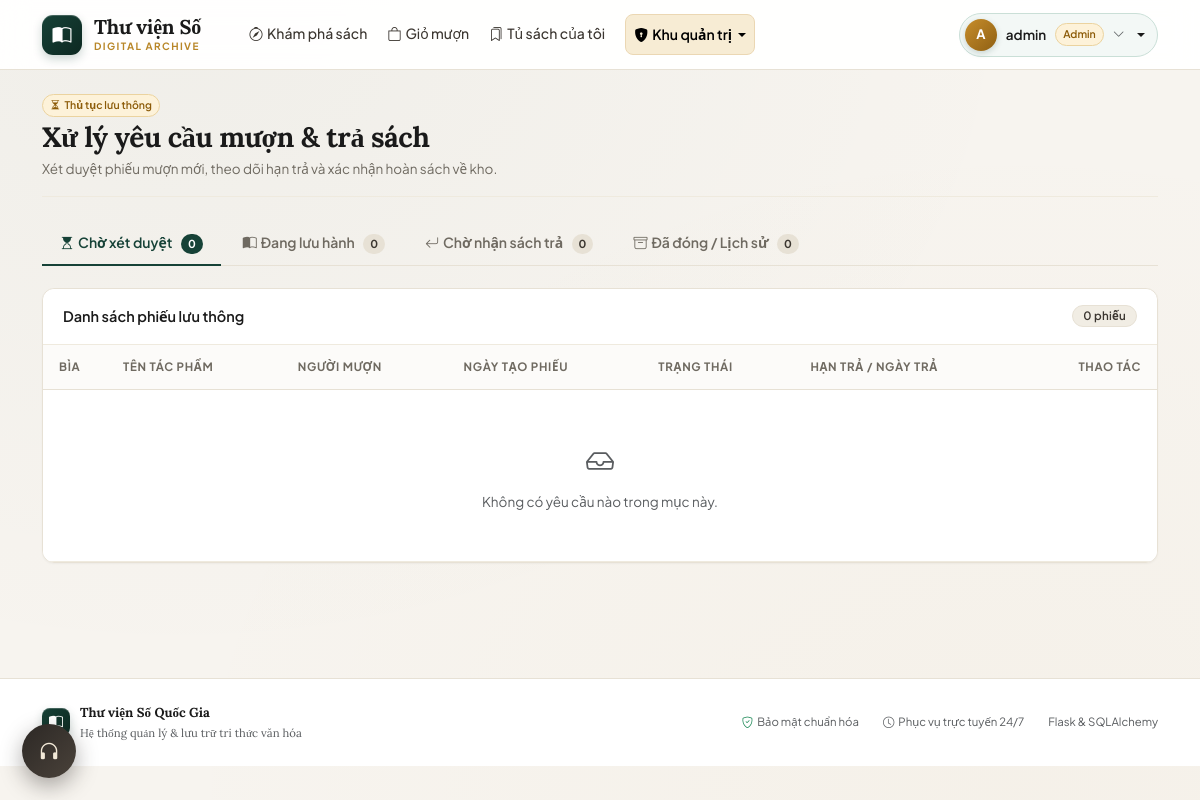
Page /admin/requests (signed in) on the earlier database version.
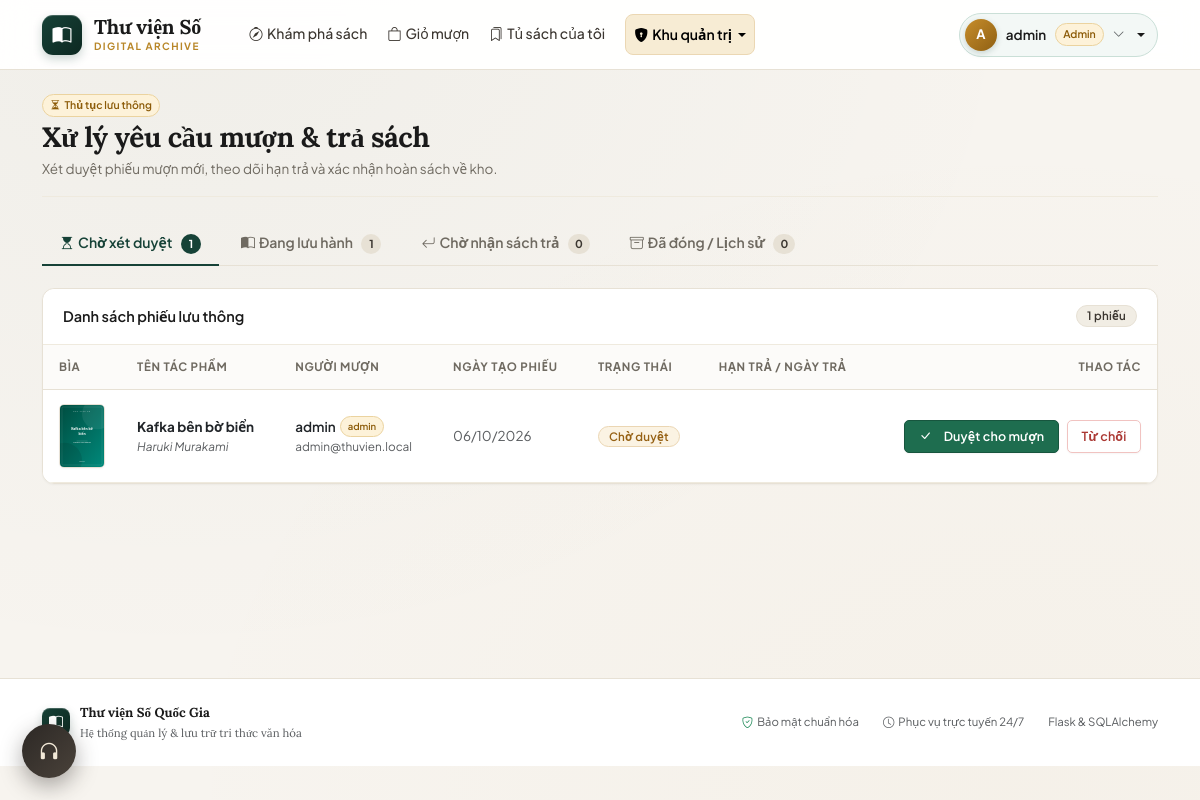
Same page on the later database version.
### models.py (models this page shows, shortened)
class BorrowRequest(db.Model):
    __tablename__ = 'borrow_requests'
    PENDING = 'pending'
    APPROVED = 'approved'
    REJECTED = 'rejected'
    RETURN_PENDING = 'return_pending'
    RETURNED = 'returned'
    id = db.Column(db.Integer, primary_key=True)
    user_id = db.Column(db.Integer, db.ForeignKey('users.id'), nullable=False, index=True)
    book_id = db.Column(db.Integer, db.ForeignKey('books.id'), nullable=False, index=True)
    status = db.Column(db.String(20), nullable=False, default=PENDING)
    requested_at = db.Column(db.DateTime, default=now, nullable=False)
    decided_at = db.Column(db.DateTime, nullable=True)
    due_date = db.Column(db.DateTime, nullable=True)
    returned_at = db.Column(db.DateTime, nullable=True)
    note = db.Column(db.String(300), nullable=True)
    user = db.relationship('User', back_populates='borrow_requests')

class Book(db.Model):
    __tablename__ = 'books'
    id = db.Column(db.Integer, primary_key=True)
    title = db.Column(db.String(200), nullable=False, index=True)
    author = db.Column(db.String(150), nullable=False, index=True)
    description = db.Column(db.Text, nullable=False, default='')
    quantity = db.Column(db.Integer, nullable=False, default=0)
    cover_url = db.Column(db.String(300), nullable=True)
    category_id = db.Column(db.Integer, db.ForeignKey('categories.id'), nullable=True)
    created_at = db.Column(db.DateTime, default=now, nullable=False)
    mood = db.Column(db.String(30), nullable=True, index=True)
    pages = db.Column(db.Integer, nullable=True, default=0)
    condition_note = db.Column(db.String(300), nullable=True, default='')
    times_borrowed = db.Column(db.Integer, nullable=False, default=0)
    librarian_note = db.Column(db.String(400), nullable=True, default='')
    librarian_note_by = db.Column(db.String(80), nullable=True, default='')
    spine_color = db.Column(db.String(9), nullable=True, default='')
    category = db.relationship('Category', back_populates='books')
    borrow_requests = db.relationship('BorrowRequest', backref='book', lazy='dynamic')
    reviews = db.relationship('Review', backref='book', lazy='dynamic')
    @property
    def cover(self):
        if self.cover_url:
            return self.cover_url
        if has_request_context():
            return url_for('static', filename='covers/default.svg')
        return '/static/covers/default.svg'

class User(db.Model, UserMixin):
    __tablename__ = 'users'
    id = db.Column(db.Integer, primary_key=True)
    username = db.Column(db.String(80), unique=True, nullable=False, index=True)
    email = db.Column(db.String(120), unique=True, nullable=True)
    password_hash = db.Column(db.String(255), nullable=False)
    role = db.Column(db.String(20), nullable=False, default='user')
    is_active = db.Column(db.Boolean, nullable=False, default=True)
    created_at = db.Column(db.DateTime, default=now, nullable=False)
    borrow_requests = db.relationship('BorrowRequest', back_populates='user', lazy='dynamic')
    reviews = db.relationship('Review', back_populates='author', lazy='dynamic')
    @property
    def is_admin(self):
        return self.role == 'admin'

### admin.py (the view)
@admin_bp.route('/requests', endpoint='requests')
@admin_required
def requests_view():
    tab = request.args.get('tab', 'pending')
    if tab not in ('pending', 'approved', 'return_pending', 'closed'):
        tab = 'pending'
    if tab == 'closed':
        query = BorrowRequest.query.filter(
            BorrowRequest.status.in_(['returned', 'rejected'])
        )
    else:
        query = BorrowRequest.query.filter_by(status=tab)
    items = query.order_by(
        db.func.coalesce(BorrowRequest.decided_at, BorrowRequest.requested_at).desc(),
        BorrowRequest.id.desc(),
    ).all()
    counts = {
        'pending': BorrowRequest.query.filter_by(status='pending').count(),
        'approved': BorrowRequest.query.filter_by(status='approved').count(),
        'return_pending': BorrowRequest.query.filter_by(status='return_pending').count(),
        'closed': BorrowRequest.query.filter(
            BorrowRequest.status.in_(['returned', 'rejected'])
        ).count(),
    }
    return render_template('admin/requests.html', items=items, tab=tab, counts=counts)

### admin.py (called while the page is built)
def admin_required(view):
    @wraps(view)
    @login_required
    def wrapper(*args, **kwargs):
        if not current_user.is_admin:
            abort(403)
        return view(*args, **kwargs)
    return wrapper

### templates/admin/requests.html (shortened to what the changed rows need)
{% extends 'base.html' %}
{% block content %}
<div class="page-head">
  <div>
    <h1 class="page-title">Xử lý yêu cầu mượn &amp; trả sách</h1>
  </div>
</div>
<ul class="nav tabs-line">
  <li class="nav-item">
    <a class="nav-link {{ 'active' if tab == 'pending' }}"
       href="{{ url_for('admin.requests', tab='pending') }}">
      <i class="bi bi-hourglass-top me-1"></i>Chờ xét duyệt
      <span class="tab-count">{{ counts.pending }}</span>
    </a>
  </li>
  <li class="nav-item">
    <a class="nav-link {{ 'active' if tab == 'approved' }}"
       href="{{ url_for('admin.requests', tab='approved') }}">
      <i class="bi bi-book-half me-1"></i>Đang lưu hành
      <span class="tab-count">{{ counts.approved }}</span>
    </a>
  </li>
</ul>
<div class="card overflow-hidden">
  <div class="card-header d-flex justify-content-between align-items-center">
    <span>Danh sách phiếu lưu thông</span>
    <span class="badge bg-secondary">{{ items|length }} phiếu</span>
  </div>
  <div class="table-responsive">
    <table class="table align-middle">
      <thead>
        <tr>
          <th style="width: 64px;">Bìa</th>
          <th>Tên tác phẩm</th>
          <th>Người mượn</th>
          <th>Ngày tạo phiếu</th>
          <th>Trạng thái</th>
          <th>Hạn trả / Ngày trả</th>
          <th class="text-end">Thao tác</th>
        </tr>
      </thead>
      <tbody>
        {% for r in items %}
        <tr>
          <td><img src="{{ r.book.cover }}" class="thumb-sm" alt="{{ r.book.title }}"></td>
          <td>
            <a href="{{ url_for('user.book_detail', book_id=r.book_id) }}" class="fw-bold text-dark text-decoration-none">
              {{ r.book.title }}
            </a>
            <div class="small text-muted fst-italic">{{ r.book.author }}</div>
          </td>
          <td>
            <div class="d-inline-flex align-items-center gap-1">
              <span class="fw-semibold text-dark">{{ r.user.username }}</span>
              {% if r.user.role == 'admin' %}
              <span class="user-badge-mini user-badge-admin" style="font-size: 9.5px;">admin</span>
              {% endif %}
            </div>
            <div class="small text-muted">{{ r.user.email or '—' }}</div>
          </td>
          <td class="text-muted">{{ r.requested_at|fmt_date }}</td>
          <td>
            <span class="badge bg-{{ status_colors[r.status] }}">
              {{ status_labels[r.status] }}
            </span>
          </td>
          <td>
          </td>
          <td class="text-end text-nowrap">
            {% if r.status == 'pending' %}
            <div class="d-inline-flex gap-2">
              <form method="post" action="{{ url_for('admin.request_approve', req_id=r.id) }}">
                <button class="btn btn-sm btn-success">
                  <i class="bi bi-check-lg me-1"></i>Duyệt cho mượn
                </button>
              </form>
              <form method="post" action="{{ url_for('admin.request_reject', req_id=r.id) }}"
                    data-confirm="Xác nhận từ chối yêu cầu mượn “{{ r.book.title }}” của {{ r.user.username }}?">
                <button class="btn btn-sm btn-outline-danger">Từ chối</button>
              </form>
            </div>
            {% else %}
            <span class="text-muted small fst-italic">Hoàn tất</span>
            {% endif %}
          </td>
        </tr>
        {% else %}
        <tr>
          <td colspan="7" class="text-center text-muted py-5">
            <i class="bi bi-inbox fs-3 d-block mb-2"></i>
            Không có yêu cầu nào trong mục này.
          </td>
        </tr>
        {% endfor %}
      </tbody>
    </table>
  </div>
</div>
{% endblock %}

Differences in the rows shown:
added BorrowRequest: book.cover (picture), book "Kafka bên bờ biển", book.author "Haruki Murakami", user.username "admin", user "admin@thuvien.local", requested_at|fmt_date "06/10/2026", status "Chờ duyệt"
Other differences:
{{ counts.pending }}: "0" → "1"
{{ counts.approved }}: "0" → "1"
{{ items|length }}: "0" → "1"
text no longer shown: "Không có yêu cầu nào trong mục này."
